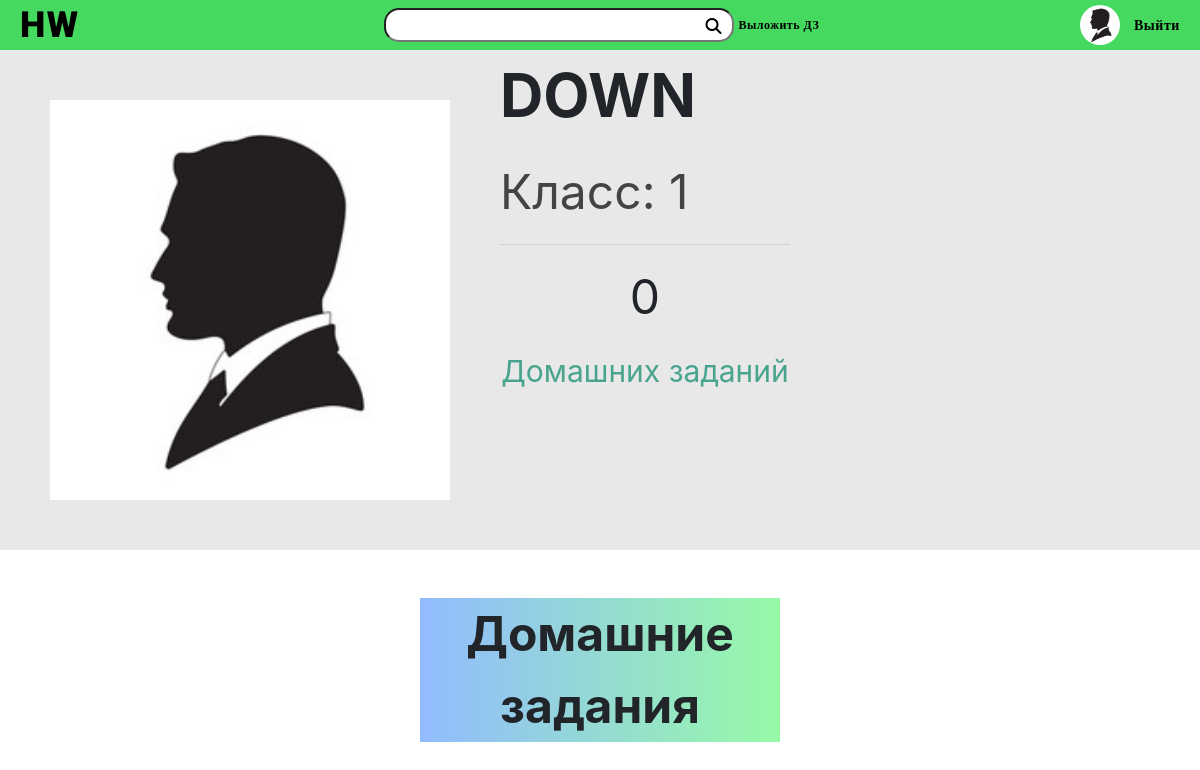
Screenshot of /id18 (signed in) with the database file from the repository.
### users/models.py (models this page shows, shortened)
class UserProfile(models.Model):
	user = models.OneToOneField(User, related_name='profile', on_delete=models.CASCADE)
	name = models.CharField(max_length=15, blank=True, validators=[validate_input])
	surname = models.CharField(max_length=15, blank=True, validators=[validate_input])
	grade = models.IntegerField(choices=create_grades(), default=1)
	photo = models.ImageField(upload_to=upload_location, default='users/default.jpg')

class User(AbstractBaseUser):
	username = models.CharField(max_length=20, unique=True, validators=[validate_input])
	admin = models.BooleanField(default=False)
	staff = models.BooleanField(default=False)
	USERNAME_FIELD = 'username'
	REQUIRED_FIELDS = []
	objects = UserManager()

### users/views.py (the view)
# urls.py: path('id<int:id_>', views.profile, name='profile'),
@login_required
def profile(request, id_):
	user = get_object_or_404(User, id=id_)
	profile = user.profile
	homeworks = Homework.objects.all().publisher(user)
	context = {'user':request.user, 'page_user':user, 'profile':profile, 'homeworks':homeworks}
	return render(request, 'users/profile.html', context)

### homeworks/models.py (called while the page is built)
	def publisher(self, user):
		return self.filter(
			publisher__exact = user)

	def get_queryset(self):
		return HomeworkQuerySet(self.model, using=self._db)

### users/models.py (called while the page is built)
	def get_queryset(self):
		return UserQuerySet(self.model, using=self._db)

### users/templates/users/profile.html (shortened to what this page needs)
{% extends 'navbar.html' %}
{% load static %}
{% block link %}
	<link rel="stylesheet" href="{% static 'styles/style_profile.css' %}?version=8">
{% endblock %}
{% block content %}
	<div class="show_profile" id="info" style="display: grid">
		<div class="profile_image">
			<img class="profile_image_img" src="{{profile.photo.url}}" alt="Блять не загузилось!!!" height="400px" width="400px">
		</div>
		<div class="profile_info">
			<p style="font-size: 60px; font-weight: bold;">{{page_user.username}}</p>
			<p style="font-size: 48px; color: #444444;">
				{% if profile.grade %}
				Класс: {{profile.grade}}
				{% else %}
				Класс: *не указан*
				{% endif %}
			</p>
			<div class="profile_info_hwcounter">
				<hr width="100%" style="bottom: 0">
				<p style="font-size: 48px; float:top" align="center">{{homeworks.count}}</p>
				<p style="font-size: 30px; float:top; color:#49a48e" align="center">Домашних заданий</p>
			</div>
		</div>
	</div>
	<div class="profile_show_homework">
		<p align="center" style="font-size: 48px; background: rgb(1,0,255); background: linear-gradient(90deg, #92bbff 0%, #97faa7 100%); width: 30%; margin-right: auto; margin-left: auto; font-weight: bold;">Домашние задания</p>
	</div>
{% endblock %}

### templates/navbar.html (shortened to what this page needs)
<!DOCTYPE html>
<html lang="en">
<head>
	{% load static %}
	<link rel="stylesheet" href="https://stackpath.bootstrapcdn.com/bootstrap/4.3.1/css/bootstrap.min.css">
	<link href="{% static 'styles/style_nav.css' %}?version=16" rel="stylesheet">
	<link rel="stylesheet" type="text/css" href="{% static 'styles/style_upload.css' %}?version=2">
	{% block link %} {% endblock %}
</head>
<body>
	<div class="navbarr">
		<div class="navbar_grid">
			<div class="navbar_grid_logo">
				<a class="navbar_grid_logo_logo usual" href="/home">HW</a>
			</div>
			<div class="navbar_grid_HW" style="">
				<button type="submit" id="navbar_submit"><i class="fas fa-search"></i></button>
				<input type="text" class="navbar_FastSearch usual" id="navbar_search" style="padding-right: 30px; padding-left: 15px;">
				<a href="#upload_frame" class="navbar_Upload usual" style="color: black!important; font-size: 12px; line-height: 14px;">Выложить ДЗ</a>
			</div>
			<div class="navbar_grid_Profile">
				<img src="{{profile.photo.url}}" width="40px" height="40px" style="border-radius: 20px; margin-top: 5px; right: 80px; position: absolute">
				<a href="/logout"><p class="usual logout" style= "margin-top: 11px; right: 20px; position: absolute; font-size: 14px">Выйти</p></a>
			</div>
		</div>
	</div>
	{% block content %}
	{% endblock %}
</body>
</html>

### static/styles/style_nav.css (style rules this page uses)
.navbarr { height: 50px; position: sticky; top: 0px; z-index: 100000; background: #46D960; padding: 0px!important; }
.navbar_grid { height: 50px; width: 100%; display: grid; grid-template-columns: 1fr calc(350px + 83px + 50px) 1fr; position: absolute; }
.navbar_FastSearch { border-radius: 15px; color: black!important; margin-left: 25px; width: 350px; height: 34px; margin-top: 8px; }
.navbar_Upload { margin-top: 18px; position: absolute; margin-left: 5px; }
.navbar_grid_logo_logo { position: absolute; font-size: 36px!important; line-height: 42px!important; margin-top: 4px; margin-left: 20px; color: black!important; }
.usual { font-family: Roboto; font-style: normal; font-weight: 900; font-size: 24px; line-height: 28px; text-align: center; letter-spacing: 0.04em; color: #FFFFFF; }
#navbar_submit { border: 0; background: none; position: absolute; width: 20px; height: 20px; margin: 0px; padding: 0px; margin-top: 14px; margin-left: 345px; }
.logout { color: black!important; }

### static/styles/style_profile.css (style rules this page uses)
.show_profile { display: grid; grid-template-columns: 500px 1fr 120px; width: 100%; height: 500px; background-color: #e8e8e8; margin-bottom: 3em; }
.profile_image { align-items: center; justify-content: center; }
.profile_info_hwcounter { top: 50%; height: 50%; width: 50%; }
.profile_show_homework { height: 100%; }
.profile_image_img { margin-top: 50px; margin-left: 50px; margin-right: 50px; }
body { min-width: 1000px; }

### rows the page displays
UserProfile: photo (placeholder picture), grade "1"
User: username "DOWN"

### other values shown
{{ homeworks.count }} "0"
